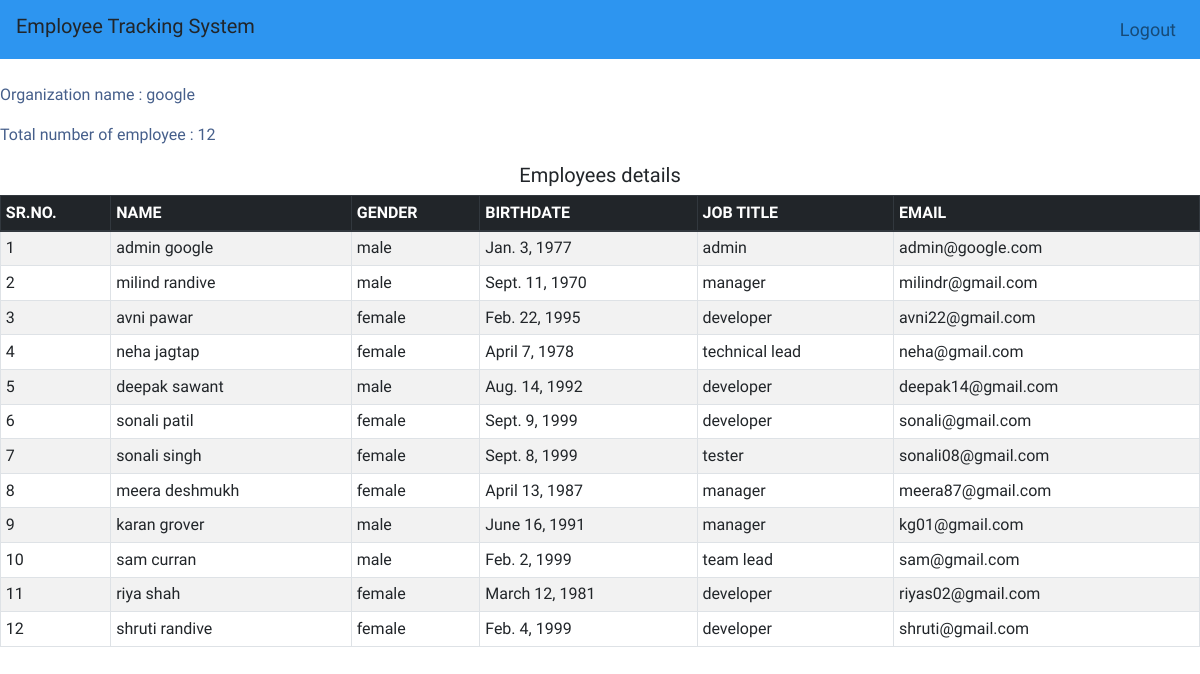
/showg (signed in), run on the app's committed database.
### employeetrackingsystem/models/employee.py (models this page shows, shortened)
class Employee(models.Model):
    name=models.CharField(max_length=100)
    gender=models.CharField(max_length=10, choices=GENDER, default='male')
    jobtitle=models.CharField(max_length=100)
    organization=models.CharField(max_length=10, choices=ORG)
    dob=models.DateField(default=datetime.datetime.today)
    email=models.EmailField(unique=True)
    password=models.CharField(max_length=100)

### employeetrackingsystem/middlewares/auth.py (the view)
    def middleware(request):
        print(request.session.get('employee'))
        if not request.session.get('employee'):
            return redirect('login')
        response=get_response(request)
        return response

### employeetrackingsystem/views/details.py (called while the page is built)
def showg(request):
    employee=Employee.objects.filter(organization='google')
    totalcountG=Employee.objects.filter(organization='google').count()
    nameG=Employee.objects.values_list('organization', flat=True).get(pk=1)
    d={'employee':employee, 'totalcountG':totalcountG, 'nameG':nameG}
    return render(request, 'detailsg.html', d)

### employeetrackingsystem/templates/detailsg.html
{% extends 'navbar.html' %}
{%block content%}
<br>
<p>Organization name : {{nameG}}</p>
<p>Total number of employee : {{totalcountG}}</p>
<h5>Employees details</h5>
   <table class="table table-striped table-bordered table-sm">
        <thead class="thead-dark">
            <tr>
                <th>SR.NO.</th>
                <th>NAME</th>
                <th>GENDER</th>
                <th>BIRTHDATE</th>
                <th>JOB TITLE</th>
                <th>EMAIL</th>
            </tr>
        </thead>
        <tbody>
            {% for employee in employee %}
            <tr>
                <td>{{forloop.counter}}</td>
                <td>{{employee.name}}</td>
                <td>{{employee.gender}}</td>
                <td>{{employee.dob}}</td>
                <td>{{employee.jobtitle}}</td>
                <td>{{employee.email}}</td>
            </tr>
            {% endfor %}
        </tbody>
    </table>
    {% endblock %}

### employeetrackingsystem/templates/navbar.html (style rules this page uses)
body { font-family: 'Alata'; font-size: 16px; }
p { color: rgb(70, 95, 139); }
h5 { text-align: center; }

### data on the page
Employee: name "admin google", gender "male", dob "Jan. 3, 1977", jobtitle "admin", email "admin@google.com"
Employee: name "milind randive", gender "male", dob "Sept. 11, 1970", jobtitle "manager", email "milindr@gmail.com"
Employee: name "avni pawar", gender "female", dob "Feb. 22, 1995", jobtitle "developer", email "avni22@gmail.com"
Employee: name "neha jagtap", gender "female", dob "April 7, 1978", jobtitle "technical lead", email "neha@gmail.com"
Employee: name "deepak sawant", gender "male", dob "Aug. 14, 1992", jobtitle "developer", email "deepak14@gmail.com"
Employee: name "sonali patil", gender "female", dob "Sept. 9, 1999", jobtitle "developer", email "sonali@gmail.com"
Employee: name "sonali singh", gender "female", dob "Sept. 8, 1999", jobtitle "tester", email "sonali08@gmail.com"
Employee: name "meera deshmukh", gender "female", dob "April 13, 1987", jobtitle "manager", email "meera87@gmail.com"
Employee: name "karan grover", gender "male", dob "June 16, 1991", jobtitle "manager", email "kg01@gmail.com"
Employee: name "sam curran", gender "male", dob "Feb. 2, 1999", jobtitle "team lead", email "sam@gmail.com"
Employee: name "riya shah", gender "female", dob "March 12, 1981", jobtitle "developer", email "riyas02@gmail.com"
Employee: name "shruti randive", gender "female", dob "Feb. 4, 1999", jobtitle "developer", email "shruti@gmail.com"

### other printed values
{{ nameG }} "google"
{{ totalcountG }} "12"
